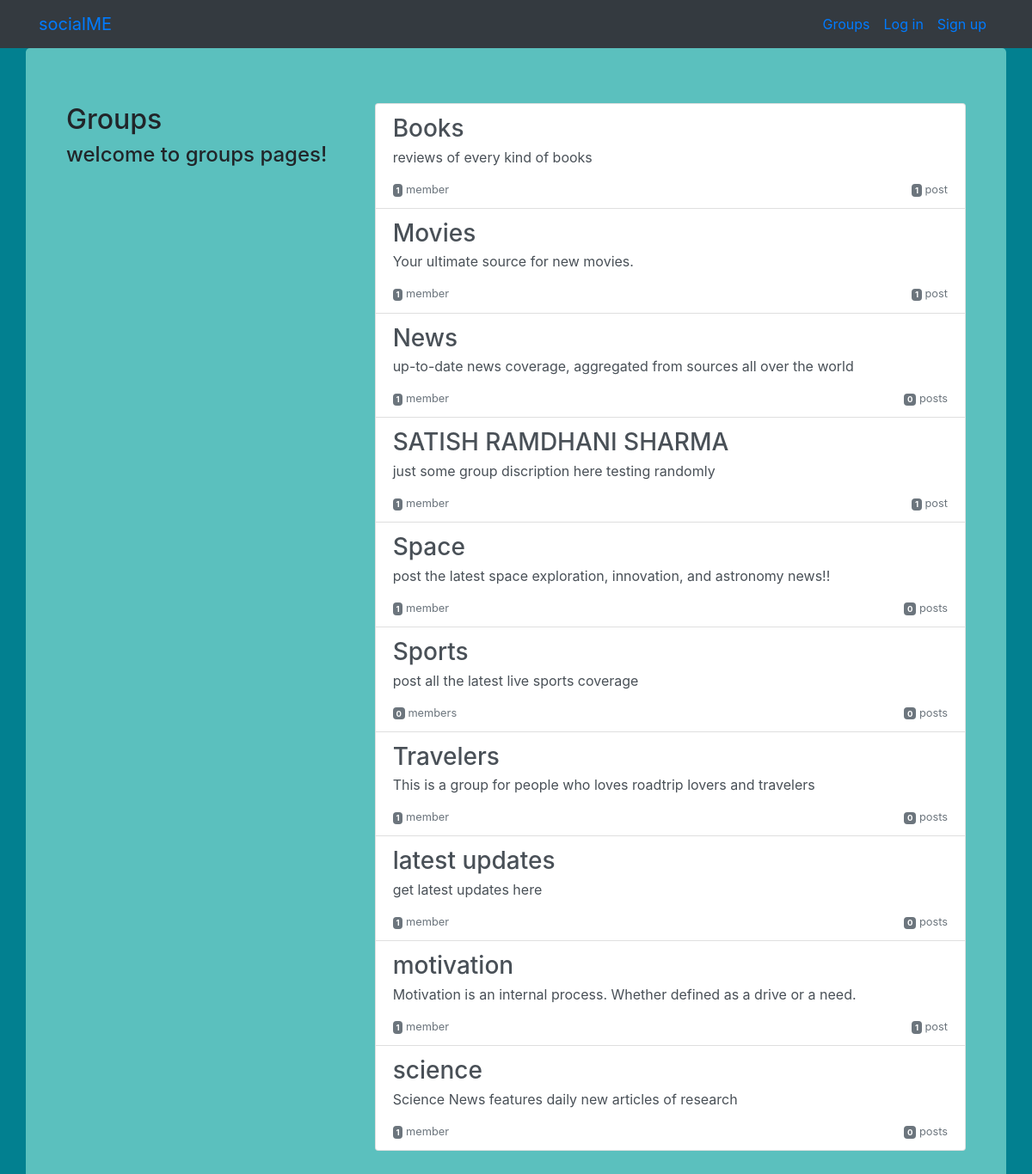
The app's page /groups/ with its own data.
### groups/models.py (models this page shows, shortened)
class Group(models.Model):
    name = models.CharField(max_length=255,unique=True)
    slug = models.SlugField(allow_unicode=True,unique=True)
    description = models.TextField(blank=True,default='')
    description_html = models.TextField(editable=False,default='',blank=True)
    members = models.ManyToManyField(User,through="GroupMember")
    class Meta:
        ordering=["name"]

### groups/views.py (the view)
# urls.py: path('', views.ListGroups.as_view(), name="all"),
class ListGroups(generic.ListView):
    model=Group

### groups/templates/groups/group_list.html (shortened to what this page needs)
{% extends "groups/group_base.html" %}
{% block pregroup %}
<div class="col-md-4">
  <div class="content">
    <h2>Groups</h2>
    <h4><p>welcome to groups pages!</p></h4>
  </div>
</div>
{% endblock %}
{% block group_content %}
<div class="col-md-8" >
	<div class="list-group">
		{% for group in object_list %}
		<a href="{% url 'groups:single' slug=group.slug %}"
		class="list-group-item list-group-item-action flex-column align-items-start">
			<h3 class="mb-1">{{ group.name }}</h3>
			<p class="mb-1">{{ group.description_html|safe }}</p>
			<div class="d-flex w-40 justify-content-between">
				<small class="text-muted"><span class="badge badge-secondary">
					{{ group.members.count }}</span> member{{ group.members.count|pluralize }}</small>
				<small class="text-muted"><span class="badge badge-secondary">
					{{ group.posts.count }}</span> post{{ group.posts.count|pluralize }}</small>
			</div>
		</a>
		{% endfor %}
	</div>
</div>
{% endblock %}

### groups/templates/groups/group_base.html (shortened to what this page needs)
{% extends "base.html" %}
{% block content %}
<div class="container">
  <div class="row">
{% block pregroup %}
{% endblock %}
{% block group_content %}
{% endblock %}
  </div>
</div>
{% endblock %}

### templates/base.html (shortened to what this page needs)
<!DOCTYPE html>
{% load static %}
<html lang="en" dir="ltr">
  <head>
    <link rel="stylesheet" href="https://stackpath.bootstrapcdn.com/bootstrap/4.1.3/css/bootstrap.min.css"
>
    <link href="https://maxcdn.bootstrapcdn.com/font-awesome/4.7.0/css/font-awesome.min.css" rel="stylesheet">
    <link rel="stylesheet" href="{% static 'socialproj/css/master.css'%}">
  </head>
  <body>
<nav class="navbar navbar-expand-lg bg-dark mynav " role="navigation" id="navbar">
  <div class="container">
      <div class="navbar-nav align-items-center">
    <a class="navbar-brand  mynav" href="{% url 'home' %}">socialME</a>
        </div>
        <div class="navbar-nav ml-auto">
                  {% if user.is_authenticated %}
                    <a class="nav-item nav-link" href="{% url 'posts:create' %}" class="btn btn-simple">Post</a>
                    <a class="nav-item nav-link" href="{% url 'groups:all' %}" class="btn btn-simple">Groups</a>
                    <a class="nav-item nav-link" href="{% url 'groups:create' %}" class="btn btn-simple">Create Group</a>
                    <a class="nav-item nav-link" href="{% url 'accounts:logout' %}" class="btn btn-simple">Log out</a>
                  {% else %}
                    <a class="nav-item nav-link" href="{% url 'groups:all' %}"class="btn btn-simple">Groups</a>
                    <a class="nav-item nav-link" href="{% url 'accounts:login' %}" class="btn btn-simple">Log in</a>
                    <a class="nav-item nav-link" href="{% url 'accounts:signup' %}" class="btn btn-simple">Sign up</a>
                  {% endif %}
                </div>
  </div>
</nav>
<div class="container mycontent jumbotron ">
  {% block content %}
    {% endblock %}
</div>
  </body>
</html>

### static/socialproj/css/master.css (style rules this page uses)
.jumbotron { background-color:#5bc0be ; }
body { background-color: #028090; }

### records on screen
Group: name "Books", description_html "reviews of every kind of books", members.count "1", posts.count "1"
Group: name "Movies", description_html "Your ultimate source for new movies.", members.count "1", posts.count "1"
Group: name "News", description_html "up-to-date news coverage, aggregated from sources all over the world", members.count "1", posts.count "0"
Group: name "SATISH RAMDHANI SHARMA", description_html "just some group discription here testing randomly", members.count "1", posts.count "1"
Group: name "Space", description_html "post the latest space exploration, innovation, and astronomy news!!", members.count "1", posts.count "0"
Group: name "Sports", description_html "post all the latest live sports coverage", members.count "0", posts.count "0"
Group: name "Travelers", description_html "This is a group for people who loves roadtrip lovers and travelers", members.count "1", posts.count "0"
Group: name "latest updates", description_html "get latest updates here", members.count "1", posts.count "0"
Group: name "motivation", description_html "Motivation is an internal process. Whether defined as a drive or a need.", members.count "1", posts.count "1"
Group: name "science", description_html "Science News features daily new articles of research", members.count "1", posts.count "0"
